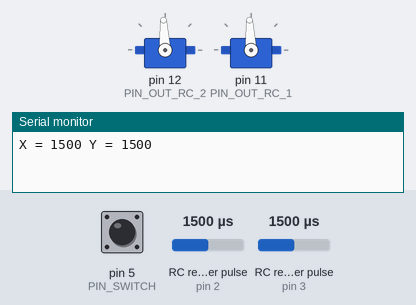
The sketch below on a simulated Arduino Uno, built with avr-gcc and run on an emulated ATmega328P. Shown: 2 × servo, the last lines printed to the serial monitor. Wiring (inferred from the names in the program): 2 × RC receiver channel: data pin 2 / data pin 3. The inputs (shaded band) are chosen by the test bench; at power-on: RC receiver pulse (sensors on pin 2, pin 3) 1500 µs, pin 5 (PIN_SWITCH) LOW.

Above: at 1.2 s.
1.3 s: RC receiver pulse (sensor on pin 2) set to 1020 µs
At 2.3 s:
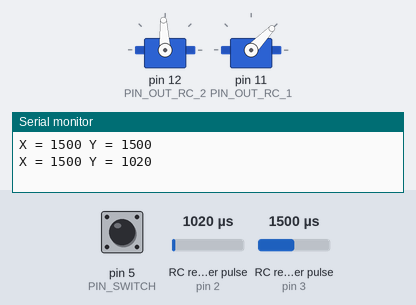
2.8 s: RC receiver pulse (sensor on pin 3) set to 1020 µs
At 3.5 s:
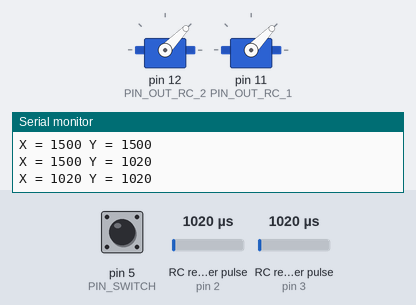
4.3 s: RC receiver pulse (sensor on pin 3) set to 1980 µs
At 4.7 s:
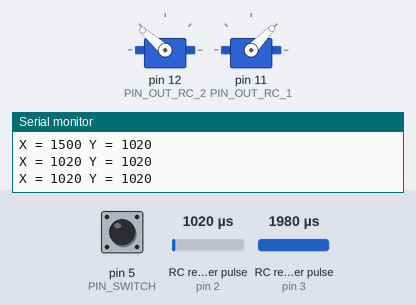
7.3 s: RC receiver pulse (sensor on pin 2) set to 1250 µs
At 8.1 s:
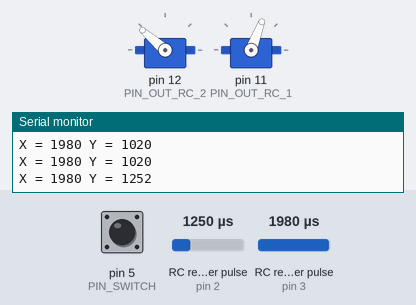
10.3 s: RC receiver pulse (sensor on pin 2) set to 1500 µs
At 11.5 s:
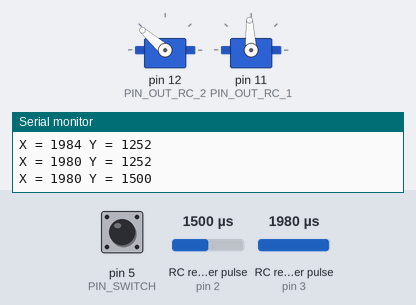
11.8 s: RC receiver pulse (sensor on pin 3) set to 1250 µs
At 12.8 s:
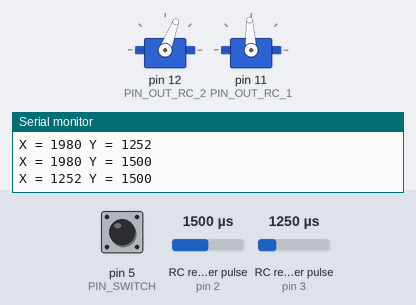
Timing chart, 0 to 14.3 s (numbered marks = the images above; inputs shaded):
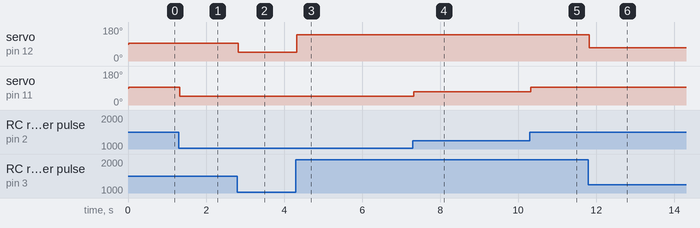

The sketch:

Go_Baby_Go.ino
```cpp
#include <Servo.h>

#define PIN_X A0
#define PIN_Y A1
#define PIN_SWITCH 5
#define PIN_RC_2 3
#define PIN_RC_4 2
#define PIN_OUT_RC_1 11
#define PIN_OUT_RC_2 12

volatile int pwm2time = 0;
volatile int pwm4time = 0;
volatile int useJoystick = 0;
volatile int pwm2, pwm4;
Servo rc2;
Servo rc4;

void setup() {
  Serial.begin(9600);
  pinMode(PIN_RC_2, INPUT);
  pinMode(PIN_RC_4, INPUT);
  pinMode(PIN_OUT_RC_2, OUTPUT);
  pinMode(PIN_OUT_RC_1, OUTPUT);
  pinMode(PIN_SWITCH, INPUT);
  rc2.attach(PIN_OUT_RC_2);
  rc4.attach(PIN_OUT_RC_1);
  attachInterrupt(digitalPinToInterrupt(PIN_RC_2), int2, CHANGE);
  attachInterrupt(digitalPinToInterrupt(PIN_RC_4), int4, CHANGE);
}

void int2() {
  if (digitalRead(PIN_RC_2) == HIGH) {
    pwm2time = micros();
  } else {
    pwm2 = micros() - pwm2time;
    if (!useJoystick) {
      rc2.writeMicroseconds(pwm2);
    }
  }
}

void int4() {
  if (digitalRead(PIN_RC_4) == HIGH) {
    pwm4time = micros();
  } else {
    pwm4 = micros() - pwm4time;
    if (!useJoystick) {
      rc4.writeMicroseconds(pwm4);
    }
  }
}

void loop() {
  useJoystick = pulseIn(PIN_SWITCH, HIGH) > 1500;
  if (useJoystick) {
    int x = map(analogRead(PIN_X), 0, 1023, 2000, 1000);
    int y = map(analogRead(PIN_Y), 0, 1023, 2000, 1000);
    x = map(x, 1000, 2000, 1300, 1700);
    y = map(y, 1000, 2000, 1300, 1700);
    Serial.println("X = " + String(x) + " Y = " + String(y));
    rc2.writeMicroseconds(y);
    rc4.writeMicroseconds(x);
  } else {
    Serial.println("X = " + String(pwm2) + " Y = " + String(pwm4));
  }
}
```

Measured:
- after the input at 1.3 s, servo on pin 11 (PIN_OUT_RC_1): 93° → 46° at once
- after the input at 2.8 s, servo on pin 12 (PIN_OUT_RC_2): 93° → 46° at once
- after the input at 4.3 s, servo on pin 12 (PIN_OUT_RC_2): 46° → 139° at once
- after the input at 7.3 s, servo on pin 11 (PIN_OUT_RC_1): 46° → 69° at once
- after the input at 10.3 s, servo on pin 11 (PIN_OUT_RC_1): 69° → 93° at once
- after the input at 11.8 s, servo on pin 12 (PIN_OUT_RC_2): 139° → 69° at once
